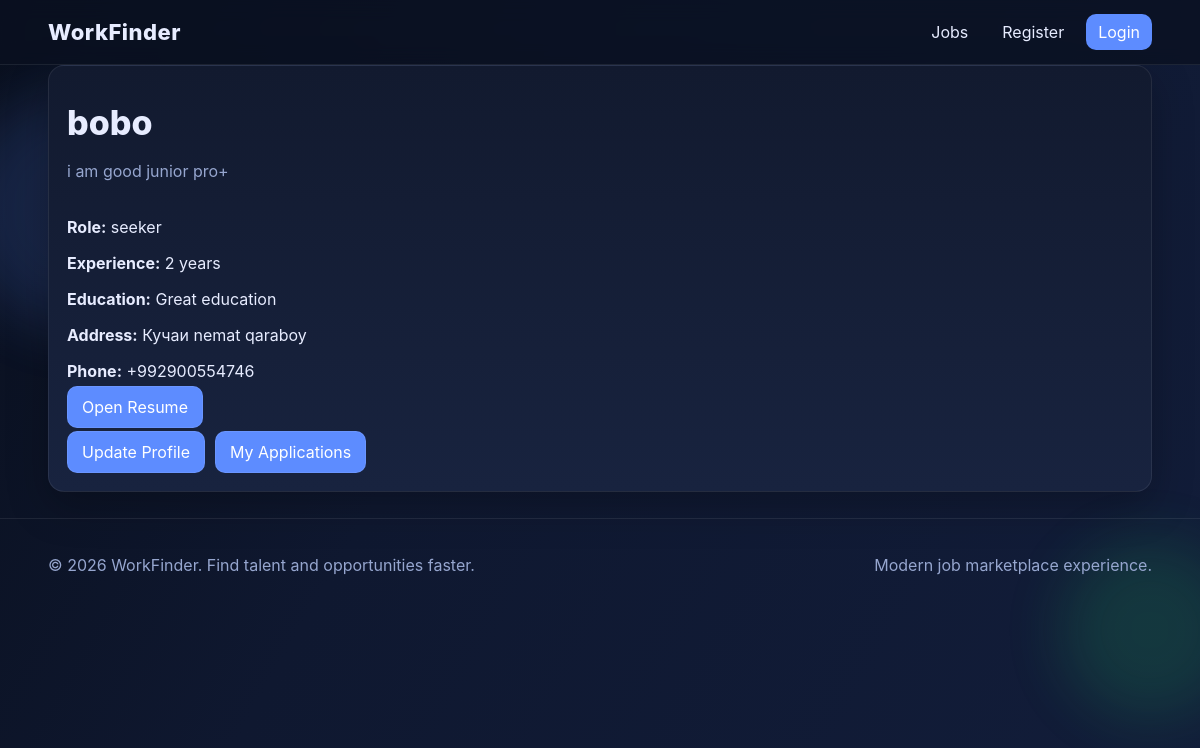
Page /seeker_profile/8 on the committed database.
### work/models.py (models this page shows, shortened)
class Seeker(models.Model):
    user = models.OneToOneField(User, on_delete=models.CASCADE, related_name='seekerprogile')
    bio = models.TextField()
    resume = models.FileField(upload_to='resumes/', blank=True, null=True)
    exp = models.PositiveIntegerField()
    edu = models.CharField(max_length=50)
    burth_date = models.DateField()
    adress = models.CharField(max_length=50)
    is_creat = models.BooleanField(default=False, null=True, blank=True)

### accounts/models.py (models this page shows, shortened)
class User(AbstractUser):
    role_choice =[
        ('seeker', 'Seeker'),
        ('employer', 'Employer')
    ]
    role = models.CharField(max_length=25, choices=role_choice, null=True, blank=True )
    age = models.PositiveIntegerField(null=True, blank=True)
    phone = models.CharField(max_length=13,null=True, blank=True)
    adress = models.CharField(max_length=30, null=True, blank=True)
    img = models.ImageField(upload_to='users/', default='users/def.jpg',null=True, blank=True)
    create_at = models.DateTimeField(auto_now_add=True)

### work/views.py (the view)
# urls.py: path('seeker_profile/<int:pk>', views.profile, name='profile'),
def profile(request, pk):
    user = get_object_or_404(User, pk=pk)
    seek = Seeker.objects.filter(user_id = user.id)
    emplo = Emploeer.objects.filter(user_id = user.id).select_related('user')
    if seek:
        return render(request, 'work/seeker_profile.html', context={'s' : seek})
    if emplo:
        return render(request, 'work/emplo_profile.html', context={'e' : emplo})

### templates/work/seeker_profile.html (shortened to what this page needs)
{% extends "base.html" %}
{% block main %}
{% for i in s %}
    <section class="card">
        <h1 class="title">{{i.user.username}}</h1>
        <p class="subtitle">{{i.bio}}</p>
        <div class="grid grid-2">
            <div>
                <p><strong>Role:</strong> {{i.user.role}}</p>
                <p><strong>Experience:</strong> {{i.exp}} years</p>
                <p><strong>Education:</strong> {{i.edu}}</p>
                <p><strong>Address:</strong> {{i.adress}}</p>
                <p><strong>Phone:</strong> {{i.user.phone}}</p>
                {% if i.resume %}
                    <a class="btn btn-outline" href="{{i.resume.url}}">Open Resume</a>
                {% endif %}
            </div>
            <div>
            </div>
        </div>
        <div class="form-actions">
            <a class="btn btn-outline" href="{% url 'update_profile' request.user.id %}">Update Profile</a>
            <a class="btn btn-outline" href="{% url 'aplicationss' %}">My Applications</a>
        </div>
    </section>
{% endfor %}
{% endblock %}

### static/css/style.css (style rules this page uses)
:root { --bg:#0a1020; --card:#121a2f; --card-2:#18233f; --text:#e7ecff; --muted:#96a6cf; --primary:#5d8cff; --success:#22c55e; --danger:#ef4444; --border:rgba(255,255,255,.08); }
* { box-sizing:border-box }
body { margin:0; font-family:Inter,Segoe UI,Arial,sans-serif; background:linear-gradient(120deg,#090f1d,#0f1830 40%,#121d3a); color:var(--text); min-height:100vh; }
a { color:inherit;text-decoration:none }
.btn { background:var(--primary)!important;color:white;padding:10px 14px;border-radius:10px;border:0;cursor:pointer }
.btn-outline { border:1px solid var(--border) }
.card { background:linear-gradient(180deg,var(--card),var(--card-2)); border:1px solid var(--border); border-radius:16px; padding:18px; box-shadow:0 14px 40px rgba(0,0,0,.25); }
.grid { display:grid;gap:16px }
.grid-2 { grid-template-columns:repeat(2,minmax(0,1fr)) }
.title { font-size:34px;font-weight:800;margin:18px 0 }
.subtitle { color:var(--muted);margin-bottom:20px }
.form-actions { display:flex;gap:10px;flex-wrap:wrap;margin-top:14px }

### rows in the picture
Seeker: user.username "bobo", bio "i am good junior pro+", user.role "seeker", exp "2", edu "Great education", adress "Кучаи nemat qaraboy", user.phone "+992900554746"
